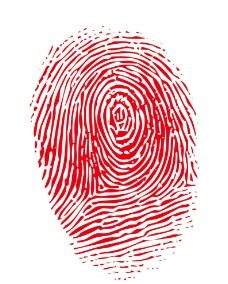
#> input picture morthology/in/fingerPrint.jpg, 228 x 284 px, found by its file name
$ python cordila_Skeleton.py   (older library calls are emulated)
#> lines starting #> are read from the running program, lines starting #| are printed output that depends on the picture; after the words box and inside, x2 and y2 are one past the last pixel; in counts of white or black regions, pixels touching at a corner belong together
### morthology/binaryzation.py
#!/usr/bin/env python
# encoding: utf-8
'''
@author: shibaorong
@license: (C) Copyright 2019, Node Supply Chain Manager Corporation Limited.
@contact: diamond_br@163.com
@software: pycharm
@file: binaryzation.py
@time: 2019/11/8 19:49
@desc:
'''


import cv2
import matplotlib.pyplot as plt

def binaryzation(img,T):

#> called with T = 100
    if (img[0][0] > 250):
        img = 255 - img
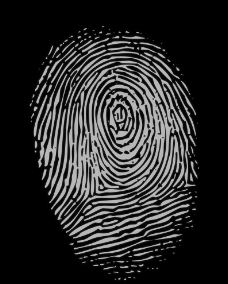
#> img: shape (284, 228); min 0, max 208, mean 42.5

    w,h=img.shape
#> w = 284; h = 228
    for i in range(w):
        for j in range(h):
            if img[i][j]<T:
                img[i][j]=0
            else:
                img[i][j]=255
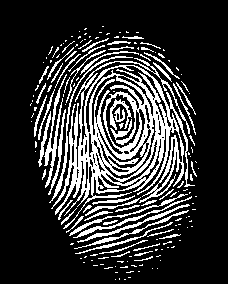
#> img: shape (284, 228); 21.1% white in thin lines or dots, all inside (x1, y1, x2, y2) = (30, 26, 199, 280)

    return img


# [6 lines that do not run on import are left out]

### morthology/cordila_Skeleton.py
#!/usr/bin/env python
# encoding: utf-8
'''
@author: shibaorong
@license: (C) Copyright 2019, Node Supply Chain Manager Corporation Limited.
@contact: diamond_br@163.com
@software: pycharm
@file: morthology_Skeleton.py
@time: 2019/11/10 10:44
@desc:
'''
import numpy as np
import cv2
import binaryzation
import matplotlib.pyplot as plt
import copy
import time

def padding(f,w):
    core_h, core_w = w.shape
    image_h, image_w = f.shape
    result_image = np.zeros([image_h, image_w])

    f_w = core_w // 2
    f_h = core_h // 2

    new_images = np.zeros([image_h + 2 * f_h, image_w + 2 * f_w])
    new_images[f_h:image_h + f_h, f_w:image_w + f_w] = f

    return new_images

def corrotion(img,kernel):
    core_h,core_w=kernel.shape
    img_h,img_w=img.shape
    newimg=padding(img,kernel)

    for i in range(img_h):
        for j in range(img_w):
            t=np.sum(np.multiply(kernel,newimg[i:i + core_h, j:j + core_w]))
            if t<255*core_w*core_h:
                img[i][j]=0
            else:
                img[i][j]=255

    return img

def inflate(img,kernel):
    core_h, core_w = kernel.shape
    img_h, img_w = img.shape
    newimg = padding(img, kernel)

    for i in range(img_h):
        for j in range(img_w):
            if img[i][j]*kernel[1][1]!=0:
                newimg[i:i+core_h,j:j+core_w]=255

    f_w = core_w // 2
    f_h = core_h // 2
    img=newimg[f_h:img_h+f_h,f_w:img_w+f_w]
    return img

def open_op(img,kernel):

    img=corrotion(img,kernel)
    img=inflate(img,kernel)
    return img

def subtract(img1,img2):
    h,w=img1.shape
    newimg=np.zeros(img1.shape)
    for i in range(h):
        for j in range(w):
            newimg[i][j]=img1[i][j]-img2[i][j]
            if(img1[i][j]<img2[i][j]):
                print(1)
    return newimg

def morthology_ske(img,kernel):
    L=[]
    len=-1
    img=img.astype(np.float)

    while len!=0:

        I1=copy.deepcopy(img)
        I2=copy.deepcopy(img)

        f=open_op(I1,kernel)
        s=subtract(I2,f)
        L.append(s)
        img=corrotion(img,kernel)
        len=np.sum(img)
#> this loop made 3 passes
#> len on passes 1 to 3: 440130, 7650, 0
#> pass 1, in open_op, `img=corrotion(img,kernel)`:
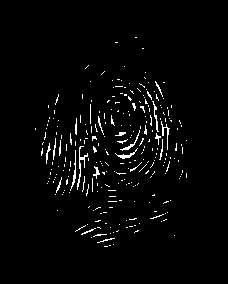
#> img: shape (284, 228) float64; 2.7% white in thin lines or dots, all inside (x1, y1, x2, y2) = (35, 37, 187, 247)
#> pass 1, in inflate, `img=newimg[f_h:img_h+f_h,f_w:img_w+f_w]`:
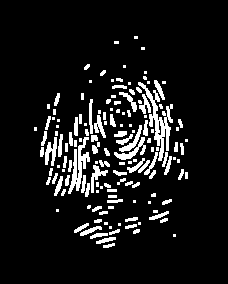
#> img: shape (284, 228) float64; 9.6% white; 147 white regions (62 under 20 px), largest, box (x1, y1, x2, y2) and area: (138, 82, 173, 161) 719, (68, 137, 90, 194) 464, (114, 137, 146, 160) 214
#> after the loop: I1: shape (284, 228) float64; every value is 0
#> after the loop:
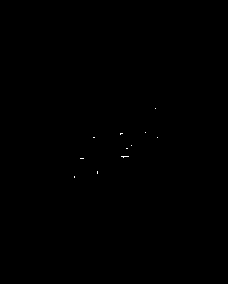
#> I2: shape (284, 228) float64; 0.05% white in thin lines or dots, all inside (x1, y1, x2, y2) = (74, 108, 158, 178)
#> after the loop, L = 3 items

    newimg=np.zeros(img.shape)
    for i in L:
        newimg=cv2.bitwise_or(i,newimg)
#> this loop made 3 passes
#> pass 1, in morthology_ske, `newimg=cv2.bitwise_or(i,newimg)`:
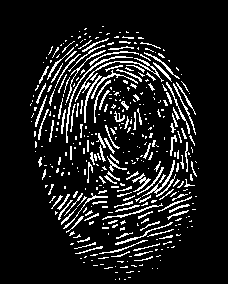
#> newimg: shape (284, 228) float64; 11.5% white in thin lines or dots, all inside (x1, y1, x2, y2) = (30, 26, 199, 280)
#> pass 2, in morthology_ske, `newimg=cv2.bitwise_or(i,newimg)`:
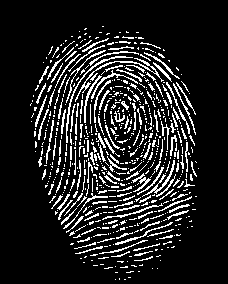
#> newimg: shape (284, 228) float64; 13.9% white in thin lines or dots, all inside (x1, y1, x2, y2) = (30, 26, 199, 280)

    return newimg

if __name__=='__main__':
    start = time.clock()

    img=cv2.imread('in\\fingerPrint.jpg',0)
    img=binaryzation.binaryzation(img,100)

    plt.subplot(1,2,1)
    plt.imshow(img, 'gray')

    kernel=np.ones([3,3])
    new_img=morthology_ske(img,kernel)

    plt.subplot(1,2,2)
    plt.imshow(new_img,'gray')

    plt.show()
    end = time.clock()

    print(end - start)
